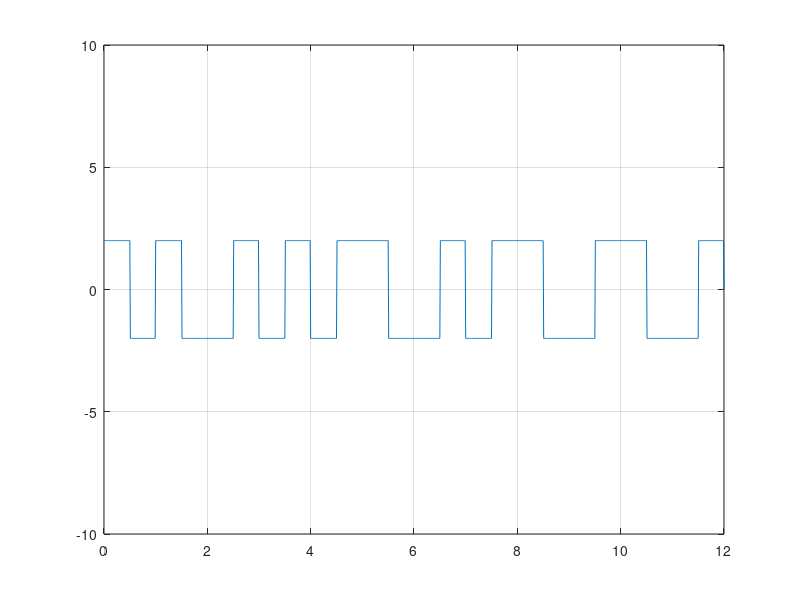

Write MATLAB code to recreate this figure.
%Digital signal....
%Polar Differential Manchester
%If Next bit is 0 then Inversion

clear all;
clc;
bit = [1, 0, 1, 0, 0, 1, 1, 0, 1, 1, 1, 1];

v = 2;

fs = 100;
bit_duration = 1; % bitrate = 1/bitduration
T = length(bit) * bit_duration; % len/bitrate.
t = 0:1/fs:T;

x_digital = zeros(1, length(t));

lastState = v;

%encoding
for i = 1:length(bit)
    from = (i-1)*fs*bit_duration+1;
    to = i*fs*bit_duration;
    mid = round((from+to)/2);
    
    if bit(i) == 1
        
        x_digital(from : mid) = lastState;
        x_digital(mid+1 : to) = -lastState;
        lastState = -lastState;
        
    else
        x_digital(from : mid) = -lastState;
        x_digital(mid+1 : to) = lastState;
    end
end

%subplot(1,2,1);
plot(t, x_digital);
xlim([0, T]);
ylim([-10, 10]);
grid on;

%decoding
data = zeros(1, length(bit));
lastState = v;
for i=1:length(bit)
    from = (i-1)*fs*bit_duration+1;
    to = i*fs*bit_duration;
    mid = round((from+to)/2);
    
    if(x_digital(from : mid) == lastState)
        data(i) = 1;
        lastState = -lastState;
    else
        data(i) = 0;
        
        
    end
end

disp(data)